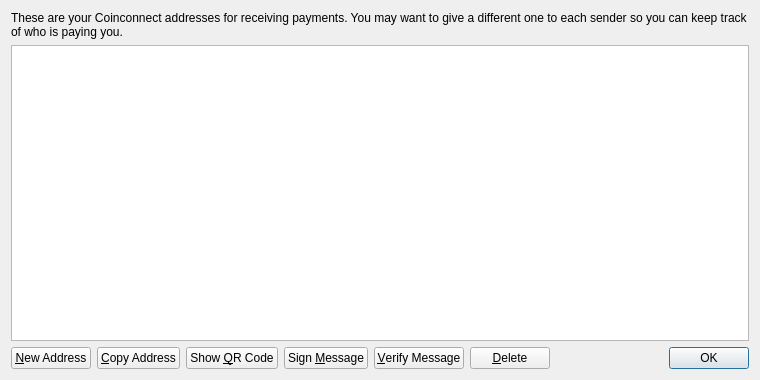
<?xml version="1.0" encoding="UTF-8"?>
<ui version="4.0">
 <class>AddressBookPage</class>
 <widget class="QWidget" name="AddressBookPage">
  <property name="geometry">
   <rect>
    <x>0</x>
    <y>0</y>
    <width>760</width>
    <height>380</height>
   </rect>
  </property>
  <property name="windowTitle">
   <string>Address Book</string>
  </property>
  <layout class="QVBoxLayout" name="verticalLayout">
   <item>
    <widget class="QLabel" name="labelExplanation">
     <property name="text">
      <string>These are your Coinconnect addresses for receiving payments. You may want to give a different one to each sender so you can keep track of who is paying you.</string>
     </property>
     <property name="textFormat">
      <enum>Qt::PlainText</enum>
     </property>
     <property name="wordWrap">
      <bool>true</bool>
     </property>
    </widget>
   </item>
   <item>
    <widget class="QTableView" name="tableView">
     <property name="contextMenuPolicy">
      <enum>Qt::CustomContextMenu</enum>
     </property>
     <property name="toolTip">
      <string>Double-click to edit address or label</string>
     </property>
     <property name="tabKeyNavigation">
      <bool>false</bool>
     </property>
     <property name="alternatingRowColors">
      <bool>true</bool>
     </property>
     <property name="selectionMode">
      <enum>QAbstractItemView::SingleSelection</enum>
     </property>
     <property name="selectionBehavior">
      <enum>QAbstractItemView::SelectRows</enum>
     </property>
     <property name="sortingEnabled">
      <bool>true</bool>
     </property>
     <attribute name="verticalHeaderVisible">
      <bool>false</bool>
     </attribute>
    </widget>
   </item>
   <item>
    <layout class="QHBoxLayout" name="horizontalLayout">
     <item>
      <widget class="QPushButton" name="newAddressButton">
       <property name="toolTip">
        <string>Create a new address</string>
       </property>
       <property name="text">
        <string>&amp;New Address</string>
       </property>
       <property name="icon">
        <iconset resource="../coinconnectpro.qrc">
         <normaloff>:/icons/add</normaloff>:/icons/add</iconset>
       </property>
      </widget>
     </item>
     <item>
      <widget class="QPushButton" name="copyToClipboard">
       <property name="toolTip">
        <string>Copy the currently selected address to the system clipboard</string>
       </property>
       <property name="text">
        <string>&amp;Copy Address</string>
       </property>
       <property name="icon">
        <iconset resource="../coinconnectpro.qrc">
         <normaloff>:/icons/editcopy</normaloff>:/icons/editcopy</iconset>
       </property>
      </widget>
     </item>
     <item>
      <widget class="QPushButton" name="showQRCode">
       <property name="text">
        <string>Show &amp;QR Code</string>
       </property>
       <property name="icon">
        <iconset resource="../coinconnectpro.qrc">
         <normaloff>:/icons/qrcode</normaloff>:/icons/qrcode</iconset>
       </property>
      </widget>
     </item>
     <item>
      <widget class="QPushButton" name="signMessage">
       <property name="toolTip">
        <string>Sign a message to prove you own a Coinconnect address</string>
       </property>
       <property name="text">
        <string>Sign &amp;Message</string>
       </property>
       <property name="icon">
        <iconset resource="../coinconnectpro.qrc">
         <normaloff>:/icons/edit</normaloff>:/icons/edit</iconset>
       </property>
      </widget>
     </item>
     <item>
      <widget class="QPushButton" name="verifyMessage">
       <property name="toolTip">
        <string>Verify a message to ensure it was signed with a specified Coinconnect address</string>
       </property>
       <property name="text">
        <string>&amp;Verify Message</string>
       </property>
       <property name="icon">
        <iconset resource="../coinconnectpro.qrc">
         <normaloff>:/icons/transaction_0</normaloff>:/icons/transaction_0</iconset>
       </property>
      </widget>
     </item>
     <item>
      <widget class="QPushButton" name="deleteButton">
       <property name="toolTip">
        <string>Delete the currently selected address from the list</string>
       </property>
       <property name="text">
        <string>&amp;Delete</string>
       </property>
       <property name="icon">
        <iconset resource="../coinconnectpro.qrc">
         <normaloff>:/icons/remove</normaloff>:/icons/remove</iconset>
       </property>
      </widget>
     </item>
     <item>
      <spacer name="horizontalSpacer">
       <property name="orientation">
        <enum>Qt::Horizontal</enum>
       </property>
       <property name="sizeHint" stdset="0">
        <size>
         <width>40</width>
         <height>20</height>
        </size>
       </property>
      </spacer>
     </item>
     <item>
      <widget class="QDialogButtonBox" name="buttonBox">
       <property name="sizePolicy">
        <sizepolicy hsizetype="Maximum" vsizetype="Fixed">
         <horstretch>0</horstretch>
         <verstretch>0</verstretch>
        </sizepolicy>
       </property>
       <property name="standardButtons">
        <set>QDialogButtonBox::Ok</set>
       </property>
      </widget>
     </item>
    </layout>
   </item>
  </layout>
 </widget>
 <resources>
  <include location="../coinconnectpro.qrc"/>
 </resources>
 <connections/>
</ui>
